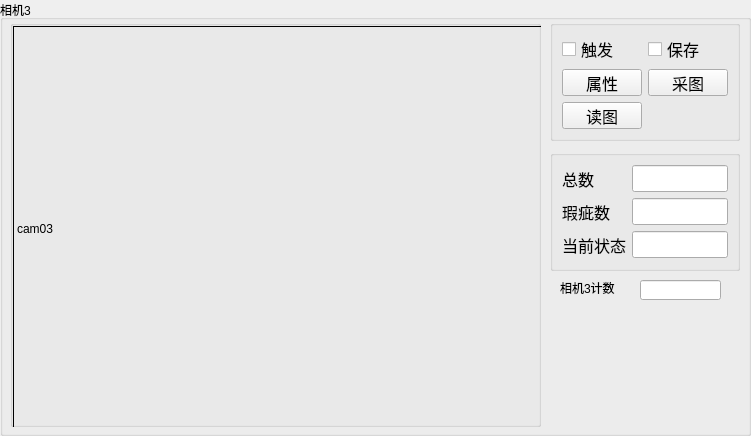
       <widget class="QGroupBox" name="groupBox_4">
        <property name="sizePolicy">
         <sizepolicy hsizetype="Minimum" vsizetype="Minimum">
          <horstretch>0</horstretch>
          <verstretch>0</verstretch>
         </sizepolicy>
        </property>
        <property name="minimumSize">
         <size>
          <width>751</width>
          <height>436</height>
         </size>
        </property>
        <property name="title">
         <string>相机3</string>
        </property>
        <widget class="QGroupBox" name="groupBox_20">
         <property name="geometry">
          <rect>
           <x>550</x>
           <y>150</y>
           <width>190</width>
           <height>121</height>
          </rect>
         </property>
         <property name="sizePolicy">
          <sizepolicy hsizetype="Minimum" vsizetype="Minimum">
           <horstretch>0</horstretch>
           <verstretch>0</verstretch>
          </sizepolicy>
         </property>
         <property name="minimumSize">
          <size>
           <width>190</width>
           <height>121</height>
          </size>
         </property>
         <property name="title">
          <string/>
         </property>
         <layout class="QGridLayout" name="gridLayout_14">
          <item row="0" column="0">
           <layout class="QGridLayout" name="gridLayout_16">
            <item row="0" column="0">
             <widget class="QLabel" name="label_11">
              <property name="font">
               <font>
                <pointsize>12</pointsize>
               </font>
              </property>
              <property name="text">
               <string>总数</string>
              </property>
             </widget>
            </item>
            <item row="0" column="1">
             <widget class="QLineEdit" name="edtTotalNumCam03">
              <property name="font">
               <font>
                <pointsize>12</pointsize>
               </font>
              </property>
             </widget>
            </item>
            <item row="1" column="0">
             <widget class="QLabel" name="label_12">
              <property name="font">
               <font>
                <pointsize>12</pointsize>
               </font>
              </property>
              <property name="text">
               <string>瑕疵数</string>
              </property>
             </widget>
            </item>
            <item row="1" column="1">
             <widget class="QLineEdit" name="edtNGNumCam03">
              <property name="font">
               <font>
                <pointsize>12</pointsize>
               </font>
              </property>
             </widget>
            </item>
            <item row="2" column="0">
             <widget class="QLabel" name="label_26">
              <property name="font">
               <font>
                <pointsize>12</pointsize>
               </font>
              </property>
              <property name="text">
               <string>当前状态</string>
              </property>
             </widget>
            </item>
            <item row="2" column="1">
             <widget class="QLineEdit" name="edtCurStateCam03">
              <property name="font">
               <font>
                <pointsize>12</pointsize>
               </font>
              </property>
             </widget>
            </item>
           </layout>
          </item>
         </layout>
        </widget>
        <widget class="QGroupBox" name="groupBox_19">
         <property name="geometry">
          <rect>
           <x>550</x>
           <y>20</y>
           <width>190</width>
           <height>121</height>
          </rect>
         </property>
         <property name="sizePolicy">
          <sizepolicy hsizetype="Minimum" vsizetype="Minimum">
           <horstretch>0</horstretch>
           <verstretch>0</verstretch>
          </sizepolicy>
         </property>
         <property name="minimumSize">
          <size>
           <width>190</width>
           <height>121</height>
          </size>
         </property>
         <property name="title">
          <string/>
         </property>
         <layout class="QGridLayout" name="gridLayout_12">
          <item row="0" column="0">
           <layout class="QGridLayout" name="gridLayout_7">
            <item row="0" column="0">
             <widget class="QCheckBox" name="chkTriggerCam03">
              <property name="font">
               <font>
                <pointsize>12</pointsize>
               </font>
              </property>
              <property name="text">
               <string>触发</string>
              </property>
             </widget>
            </item>
            <item row="1" column="0">
             <widget class="QPushButton" name="btnVCDPropertyCam03">
              <property name="font">
               <font>
                <pointsize>12</pointsize>
               </font>
              </property>
              <property name="styleSheet">
               <string notr="true"/>
              </property>
              <property name="text">
               <string>属性</string>
              </property>
             </widget>
            </item>
            <item row="0" column="1">
             <widget class="QCheckBox" name="chkSaveImageCam03">
              <property name="font">
               <font>
                <pointsize>12</pointsize>
               </font>
              </property>
              <property name="text">
               <string>保存</string>
              </property>
             </widget>
            </item>
            <item row="1" column="1">
             <widget class="QPushButton" name="btnGrabImageCam03">
              <property name="font">
               <font>
                <pointsize>12</pointsize>
               </font>
              </property>
              <property name="styleSheet">
               <string notr="true"/>
              </property>
              <property name="text">
               <string>采图</string>
              </property>
             </widget>
            </item>
            <item row="2" column="0">
             <widget class="QPushButton" name="btnReadImageCam03">
              <property name="font">
               <font>
                <pointsize>12</pointsize>
               </font>
              </property>
              <property name="styleSheet">
               <string notr="true"/>
              </property>
              <property name="text">
               <string>读图</string>
              </property>
             </widget>
            </item>
           </layout>
          </item>
         </layout>
        </widget>
        <widget class="QGroupBox" name="groupBox_21">
         <property name="geometry">
          <rect>
           <x>10</x>
           <y>20</y>
           <width>531</width>
           <height>407</height>
          </rect>
         </property>
         <property name="sizePolicy">
          <sizepolicy hsizetype="Minimum" vsizetype="Minimum">
           <horstretch>0</horstretch>
           <verstretch>0</verstretch>
          </sizepolicy>
         </property>
         <property name="minimumSize">
          <size>
           <width>531</width>
           <height>406</height>
          </size>
         </property>
         <property name="title">
          <string/>
         </property>
         <layout class="QGridLayout" name="gridLayout_19">
          <property name="leftMargin">
           <number>0</number>
          </property>
          <property name="topMargin">
           <number>0</number>
          </property>
          <property name="rightMargin">
           <number>0</number>
          </property>
          <property name="bottomMargin">
           <number>0</number>
          </property>
          <property name="spacing">
           <number>0</number>
          </property>
          <item row="0" column="0">
           <widget class="CameraShot" name="labShowImgCam03">
            <property name="sizePolicy">
             <sizepolicy hsizetype="Minimum" vsizetype="Minimum">
              <horstretch>0</horstretch>
              <verstretch>0</verstretch>
             </sizepolicy>
            </property>
            <property name="minimumSize">
             <size>
              <width>529</width>
              <height>405</height>
             </size>
            </property>
            <property name="frameShape">
             <enum>QFrame::Panel</enum>
            </property>
            <property name="text">
             <string>cam03</string>
            </property>
           </widget>
          </item>
         </layout>
        </widget>
        <widget class="QLabel" name="reg_lab3">
         <property name="geometry">
          <rect>
           <x>560</x>
           <y>280</y>
           <width>71</width>
           <height>16</height>
          </rect>
         </property>
         <property name="text">
          <string>相机3计数</string>
         </property>
        </widget>
        <widget class="QLineEdit" name="camera2">
         <property name="geometry">
          <rect>
           <x>640</x>
           <y>280</y>
           <width>81</width>
           <height>20</height>
          </rect>
         </property>
        </widget>
       </widget>
